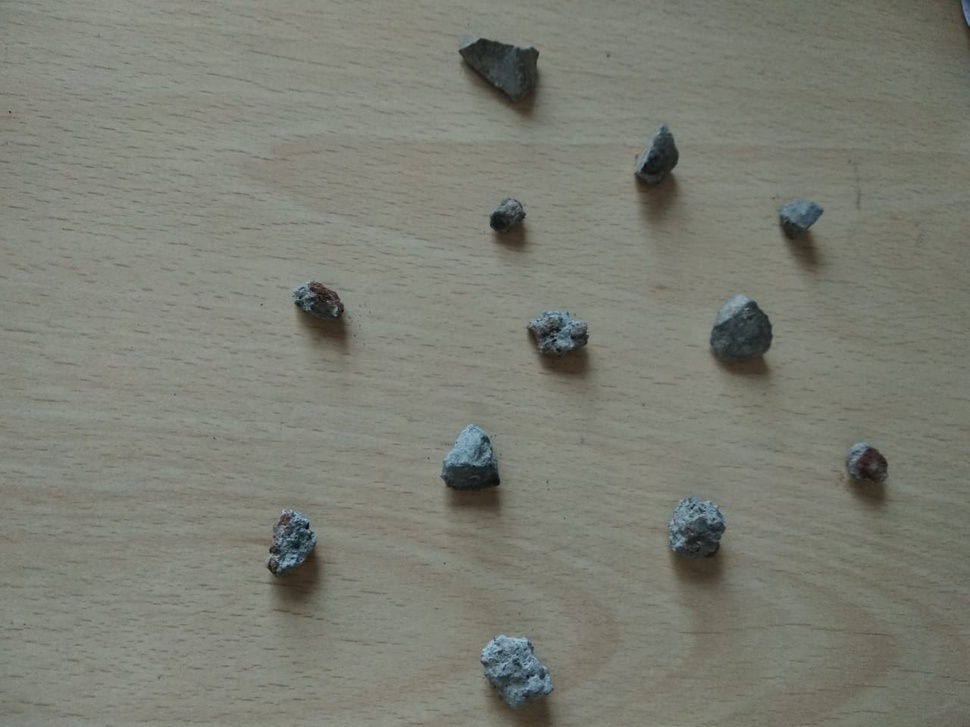
#> input picture images/stones.jpeg, 970 x 727 px, shrunk from 1280 x 960 before the run, found by its file name
$ jupyter execute Elliptical_Contours.ipynb   (older library calls are emulated)
#> lines starting #> are read from the running program, lines starting #| are printed output that depends on the picture; after the words box and inside, x2 and y2 are one past the last pixel; in counts of white or black regions, pixels touching at a corner belong together
[cell 1]
import cv2
from google.colab.patches import cv2_imshow
import numpy as np
import math

[cell 2]
class PossibleContour:
  def __init__(self, _x1, _y1, _x2, _y2, _area):
    self.x1 = _x1
    self.y1 = _y1
    self.x2 = _x2
    self.y2 = _y2
    self.area = _area

[cell 3]
def removeInnerOverlappingChars(listOfContours):
  copy = list(listOfContours)
  for currentContour in copy:
    for otherContour in copy:
      if currentContour != otherContour:
        if ((currentContour.x1 <= otherContour.x1 and currentContour.x2 >= otherContour.x1) or
            (currentContour.x1 <= otherContour.x2 and currentContour.x2 >= otherContour.x2)):
          if ((currentContour.y1 <= otherContour.y1 and currentContour.y2 >= otherContour.y1) or
              (currentContour.y1 <= otherContour.y2 and currentContour.y2 >= otherContour.y2)):
            if currentContour.area > otherContour.area:
              if otherContour in copy:
                copy.remove(otherContour)
            elif currentContour.area < otherContour.area:
              if currentContour in copy:
                copy.remove(currentContour)

  return copy

[cell 4]
img = cv2.imread('/content/stones.jpeg', -1)
#> img is the input picture: shape (727, 970, 3); mean B, G, R 115.6, 125.9, 123.8

[cell 5]
rgb_planes = cv2.split(img) # Split the image into RGB plane (i.e. 3 different channels).

result_planes = []
result_norm_planes = []
for plane in rgb_planes: # for each channel
    dilated_img = cv2.dilate(plane, np.ones((7,7), np.uint8)) # dilate the image so as to lighten the object present in the image.
    bg_img = cv2.medianBlur(dilated_img, 21)  # further blur the image to make the object disappear

    # Now we have an image which doesn't contain the objects and just the shadow part. So subtracting this image from the original and inverting it cause we want the
    # background to be white

    diff_img = 255 - cv2.absdiff(plane, bg_img)

    # Normalizing the image so to make it even clearer.

    norm_img = cv2.normalize(diff_img,None, alpha=0, beta=255, norm_type=cv2.NORM_MINMAX, dtype=cv2.CV_8UC1)
    result_planes.append(diff_img)
    result_norm_planes.append(norm_img)
#> this loop made 3 passes
#> pass 1, `dilated_img = cv2.dilate(plane, np.ones((7,7), np.uint8))`:
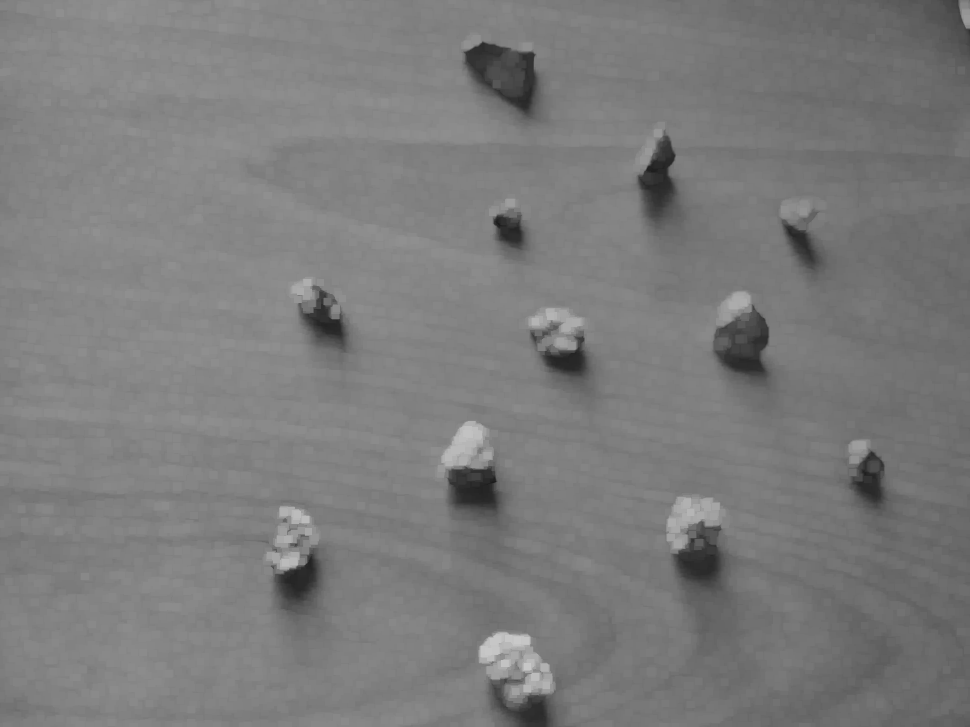
#> dilated_img: shape (727, 970); min 26, max 201, mean 123.5
#> pass 1, `diff_img = 255 - cv2.absdiff(plane, bg_img)`:
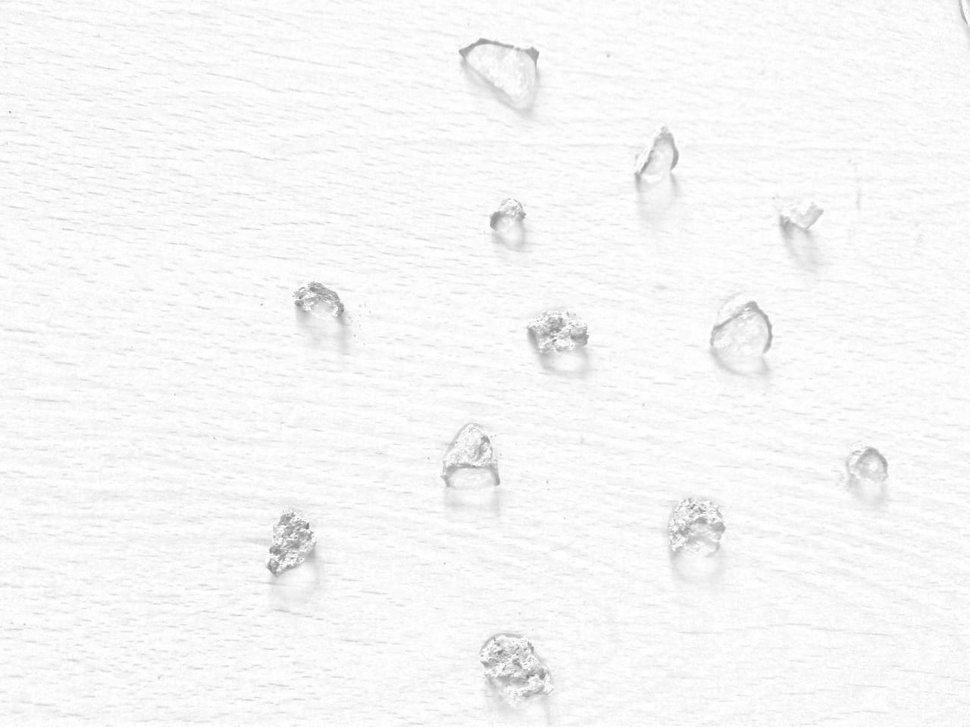
#> diff_img: shape (727, 970); min 119, max 255, mean 246.9
#> pass 1, `norm_img = cv2.normalize(diff_img,None, alpha=0, beta=255, norm_type=c..`:
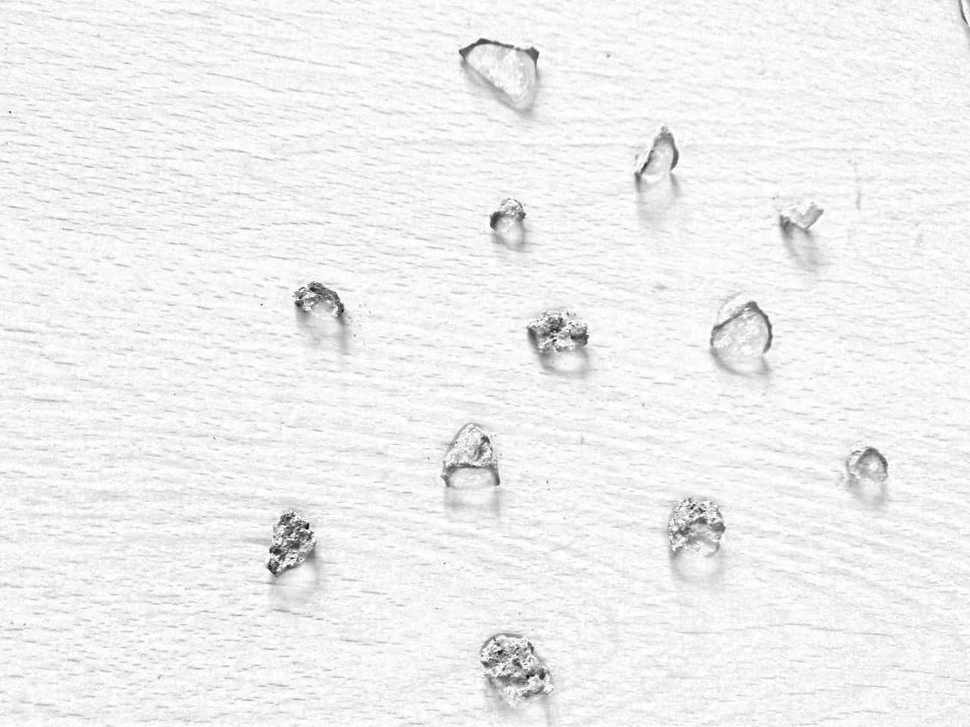
#> norm_img: shape (727, 970); min 0, max 255, mean 239.9
#> after the loop, result_norm_planes = 3 items; result_planes = 3 items

result = cv2.merge(result_planes) # merging the split planes
result_norm = cv2.merge(result_norm_planes)

# cv2_imshow(result)
cv2_imshow(result_norm)

[cell 6]
contours = []
image = result_norm
original = img.copy()
gray = cv2.cvtColor(image, cv2.COLOR_BGR2GRAY)  # converting image to grayscale
thresh = cv2.threshold(gray, 0, 255, cv2.THRESH_BINARY_INV | cv2.THRESH_OTSU)[1]  # thresholding the image
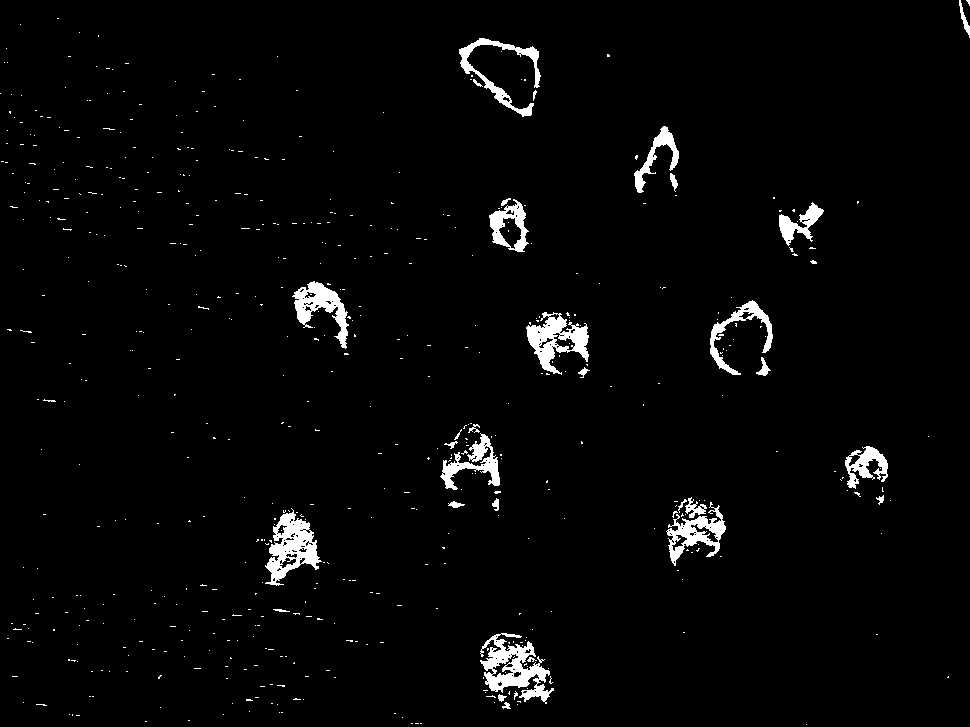
#> thresh: shape (727, 970); 2.6% white; 568 white regions (536 under 20 px), largest, box (x1, y1, x2, y2) and area: (480, 633, 554, 704) 2256, (265, 508, 322, 586) 2014, (526, 312, 589, 375) 1805

output = cv2.connectedComponentsWithStats(thresh, 4, cv2.CV_32S) # apply connected component analysis to the thresholded image (i.e. finding connected pixels in the image)
(numLabels, labels, stats, centroids) = output # connected component analysis gives four outputs
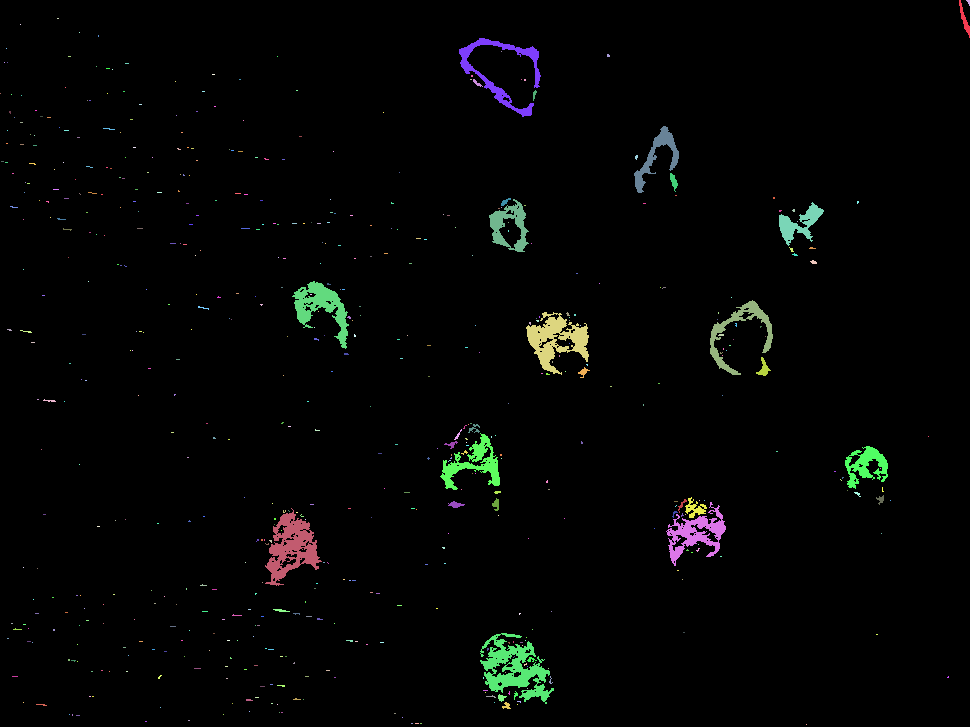
#> labels: shape (727, 970) int32; 569 distinct labels, from 0 to 568; one colour per label, 0 black
#> numLabels = 569; stats = 569 rows, first 6: [0, 0, 970, 727, 686561], [959, 0, 11, 38, 132], [966, 0, 4, 6, 13], [57, 18, 2, 1, 2], [20, 24, 1, 1, 1], [79, 32, 1, 1, 1]; centroids = 569 pairs, first value 0 to 968.2, second value 1.69 to 724


# loop over the number of unique connected component labels, skipping over the first label (as label zero is the background)

for i in range(1, numLabels):
	# extract the connected component statistics for the current label
	x = stats[i, cv2.CC_STAT_LEFT]
	y = stats[i, cv2.CC_STAT_TOP]
	w = stats[i, cv2.CC_STAT_WIDTH]
	h = stats[i, cv2.CC_STAT_HEIGHT]
	area = stats[i, cv2.CC_STAT_AREA]

	# ensure the width, height, and area are all not too small
	keepWidth = w > 10
	keepHeight = h > 10
	keepArea = area > 250

	# ensure the connected component we are examining passes all three tests
	if all((keepWidth, keepHeight, keepArea)):
		contours.append(PossibleContour(x, y, x+w, y+h, area))
#> this loop made 568 passes
#> (x, y, w, h, area, keepWidth, keepHeight, keepArea) on passes 1, 23, 31: (959, 0, 11, 38, 132, True, True, False), (473, 79, 10, 8, 29, False, False, False), (533, 90, 4, 11, 24, False, True, False)
#> after the loop, contours = 12 items

contours = removeInnerOverlappingChars(contours) # call the removeInnerOverlappingChars function
#> the loop in removeInnerOverlappingChars, `for currentContour in copy:` made 12 passes

# plot the contours which qualifies all criteria.

for contour in contours:
  cx=math.ceil((contour.x1+contour.x2)/2)
  cy=math.ceil((contour.y1+contour.y2)/2)
  al=math.ceil(abs(contour.x1-contour.x2)/2)
  bl=math.ceil(abs(contour.y1-contour.y2)/2)


  cv2.ellipse(original, (cx,cy),(al,bl),0,0,360 ,(0, 255, 0), 2)
  cv2.putText(original, "Size: {}".format(contour.area), (contour.x1, contour.y1 - 5), cv2.FONT_HERSHEY_SIMPLEX, 0.5, (0, 0, 0), 2)
#> this loop made 12 passes
#> (cx, cy, al, bl) on passes 1 to 12: (500, 78, 41, 40), (657, 160, 23, 34), (509, 226, 20, 27), (802, 224, 23, 22), (321, 315, 29, 34), (742, 338, 32, 38), (558, 344, 32, 32), (470, 462, 30, 29), (867, 468, 22, 22), (696, 534, 30, 32), (294, 547, 29, 39), (517, 669, 37, 36)
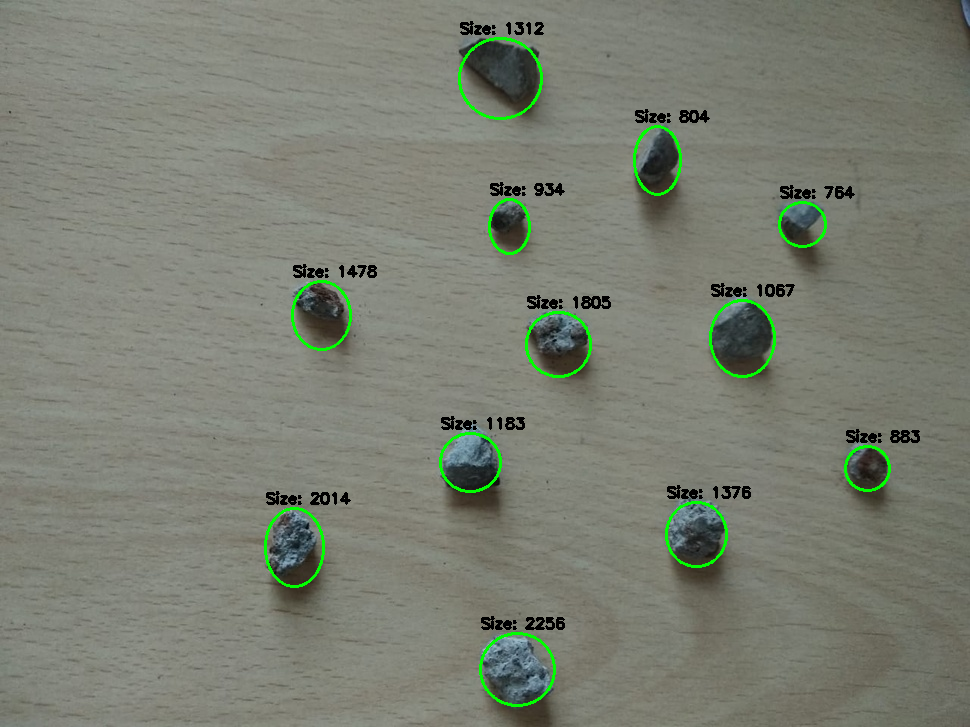
#> original: shape (727, 970, 3); 1.9% of pixels changed, all inside (x1, y1, x2, y2) = (264, 21, 920, 707)

cv2_imshow(original)
